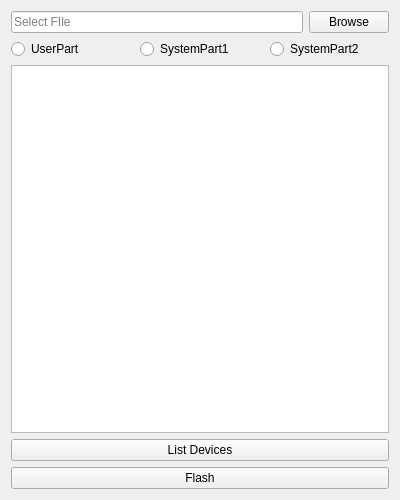
<?xml version="1.0" encoding="UTF-8"?>
<ui version="4.0">
 <class>MainWindow</class>
 <widget class="QMainWindow" name="MainWindow">
  <property name="geometry">
   <rect>
    <x>0</x>
    <y>0</y>
    <width>400</width>
    <height>500</height>
   </rect>
  </property>
  <property name="sizePolicy">
   <sizepolicy hsizetype="Preferred" vsizetype="Preferred">
    <horstretch>0</horstretch>
    <verstretch>0</verstretch>
   </sizepolicy>
  </property>
  <property name="acceptDrops">
   <bool>false</bool>
  </property>
  <property name="windowTitle">
   <string>Duo-dfu - DUO DFU Flashing Utility</string>
  </property>
  <property name="autoFillBackground">
   <bool>false</bool>
  </property>
  <widget class="QWidget" name="centralWidget">
   <property name="sizePolicy">
    <sizepolicy hsizetype="MinimumExpanding" vsizetype="MinimumExpanding">
     <horstretch>0</horstretch>
     <verstretch>0</verstretch>
    </sizepolicy>
   </property>
   <layout class="QVBoxLayout" name="verticalLayout">
    <item>
     <layout class="QGridLayout" name="gridLayout">
      <item row="0" column="0">
       <layout class="QHBoxLayout" name="horizontalLayout">
        <item>
         <widget class="QLineEdit" name="fileBrowseLineEdit">
          <property name="readOnly">
           <bool>false</bool>
          </property>
          <property name="placeholderText">
           <string>Select FIle</string>
          </property>
         </widget>
        </item>
        <item>
         <widget class="QPushButton" name="fileBrowseButton">
          <property name="text">
           <string>Browse</string>
          </property>
         </widget>
        </item>
       </layout>
      </item>
      <item row="8" column="0">
       <widget class="QTextEdit" name="dfuResultsTextEdit">
        <property name="readOnly">
         <bool>true</bool>
        </property>
       </widget>
      </item>
      <item row="9" column="0">
       <widget class="QPushButton" name="listDevicesButton">
        <property name="text">
         <string>List Devices</string>
        </property>
       </widget>
      </item>
      <item row="10" column="0">
       <widget class="QPushButton" name="flashButton">
        <property name="text">
         <string>Flash</string>
        </property>
       </widget>
      </item>
      <item row="4" column="0" rowspan="4">
       <layout class="QHBoxLayout" name="horizontalLayout_3">
        <property name="spacing">
         <number>10</number>
        </property>
        <property name="sizeConstraint">
         <enum>QLayout::SetMaximumSize</enum>
        </property>
        <item>
         <widget class="QRadioButton" name="userPartButton">
          <property name="text">
           <string>UserPart</string>
          </property>
          <attribute name="buttonGroup">
           <string notr="true">buttonGroup1</string>
          </attribute>
         </widget>
        </item>
        <item>
         <widget class="QRadioButton" name="systemPart1Button">
          <property name="text">
           <string>SystemPart1</string>
          </property>
          <attribute name="buttonGroup">
           <string notr="true">buttonGroup1</string>
          </attribute>
         </widget>
        </item>
        <item>
         <widget class="QRadioButton" name="systemPart2Button">
          <property name="text">
           <string>SystemPart2</string>
          </property>
          <attribute name="buttonGroup">
           <string notr="true">buttonGroup1</string>
          </attribute>
         </widget>
        </item>
       </layout>
      </item>
     </layout>
    </item>
   </layout>
  </widget>
 </widget>
 <layoutdefault spacing="6" margin="11"/>
 <tabstops>
  <tabstop>fileBrowseButton</tabstop>
  <tabstop>flashButton</tabstop>
  <tabstop>fileBrowseLineEdit</tabstop>
 </tabstops>
 <resources/>
 <connections/>
 <buttongroups>
  <buttongroup name="buttonGroup1">
   <property name="exclusive">
    <bool>false</bool>
   </property>
  </buttongroup>
 </buttongroups>
</ui>
